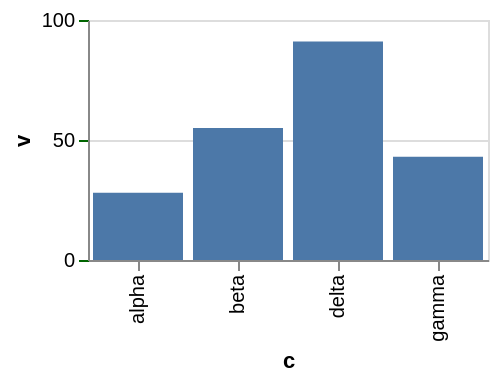

This figure's Vega-Lite source:
### Vega-Lite specification from a JSON file in a GitHub repository (floating-point values rounded to 4 significant figures)
{"$schema": "https://vega.github.io/schema/vega-lite/v6.json", "width": 200, "height": 120, "data": {"values": [{"c": "alpha", "v": 28, "w": 3, "t": "2024-01-07"}, {"c": "beta", "v": 55, "w": 7, "t": "2024-03-19"}, {"c": "gamma", "v": 43, "w": 5, "t": "2024-06-02"}, {"c": "delta", "v": 91, "w": 9, "t": "2024-09-11"}]}, "mark": "bar", "encoding": {"x": {"field": "c", "type": "nominal"}, "y": {"field": "v", "type": "quantitative", "axis": {"tickColor": "darkgreen"}}}}
